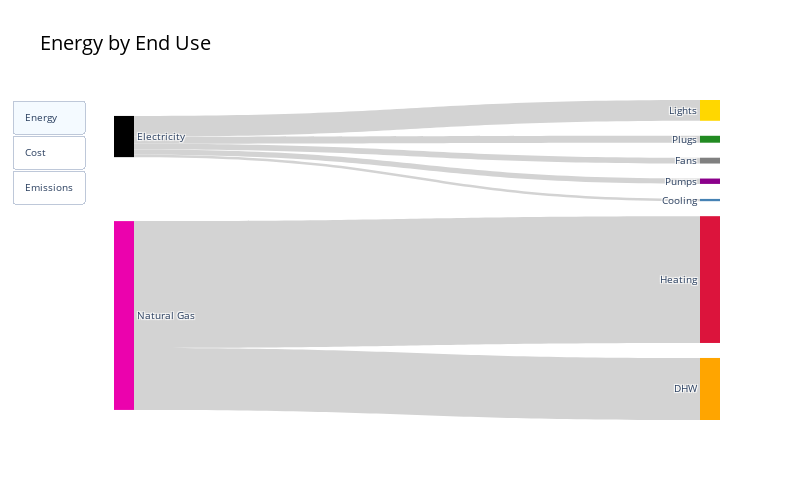

Notebook cell for this chart:
### Markdown cell above
#### Annual Breakdown by End Use

### Code cell
#annual sankey charts

import plotly.graph_objects as go
from plotly.subplots import make_subplots
import plotly.offline as offline
offline.init_notebook_mode(connected=True)

labels = ['Electricity', 'Natural Gas']
labels.extend(list(df.columns.values))
colours = ['#000000','#eb02ad']
colours.extend(['gold', 'forestgreen', 'darkmagenta', 'grey', 'orange', 'crimson', 'steelblue','darkgrey'])

sources = [0,0,0,0,0,0,0,1,1,1,1,1,1,1]
targets = [2,3,4,5,6,7,8,2,3,4,5,6,7,8]

#energy
elec_energy_values = df.loc['electricity'].sum()
gas_energy_values  = df.loc['natural_gas'].sum()
energy_values = []
energy_values.extend(elec_energy_values)
energy_values.extend(gas_energy_values)

#cost
elec_cost_values = elec_energy_values * data['building_profiles'][0]['elec_rate']
gas_cost_values  = gas_energy_values  * data['building_profiles'][0]['gas_rate']
cost_values = []
cost_values.extend(elec_cost_values)
cost_values.extend(gas_cost_values)

#carbon
elec_carbon_values = elec_energy_values * (elec3/(elec*data['base_building_state']['data_points']['gross_floor_area']))
gas_carbon_values  = gas_energy_values * 0.18
carbon_values = []
carbon_values.extend(elec_carbon_values)
carbon_values.extend(gas_carbon_values)

sankey_data = [go.Sankey(node = dict(pad=15, thickness=20, line=dict(width=0.0), label=labels, color=colours),
                  link = dict(source = sources,target = targets,value  = energy_values,color  = "lightgrey"),visible=True),
        go.Sankey(node = dict(pad=15, thickness=20, line=dict(width=0.0), label=labels, color=colours),
                  link = dict(source = sources,target = targets,value  = cost_values,color  = "lightgrey"),visible=False),
        go.Sankey(node = dict(pad=15, thickness=20, line=dict(width=0.0), label=labels, color=colours),
                  link = dict(source = sources,target = targets,value  = carbon_values,color  = "lightgrey"),visible=False)]

updatemenus = [dict(type='buttons',buttons=
            [dict(label='Energy'   ,method='update',args=[{'visible': [True, False, False]},{'title': 'Energy by End Use'}]),
             dict(label='Cost'     ,method='update',args=[{'visible': [False, True, False]},{'title': 'Cost by End Use'}]),
             dict(label='Emissions',method='update',args=[{'visible': [False, False, True]},{'title': 'Emissions by End Use'}])]
             )]

layout = go.Layout(updatemenus=updatemenus, title = dict(text='Energy by End Use',font=dict(color='black',size=20)), font = dict(size = 10))
fig    = go.Figure(data=sankey_data, layout=layout)
fig.update_layout(width=800,height=500)
offline.iplot(fig)

### Figure 1 — Plotly figure (JSON) as saved in the notebook; plotly's stock layout.template omitted (floating-point values rounded to 4 significant figures)
{"data": [{"link": {"color": "lightgrey", "source": [0, 0, 0, 0, 0, 0, 0, 1, 1, 1, 1, 1, 1, 1], "target": [2, 3, 4, 5, 6, 7, 8, 2, 3, 4, 5, 6, 7, 8], "value": [27.5, 9.16, 7.106, 7.715, 0, 0, 3.005, 0, 0, 0, 0, 82.08, 167.8, 0]}, "node": {"color": ["#000000", "#eb02ad", "gold", "forestgreen", "darkmagenta", "grey", "orange", "crimson", "steelblue", "darkgrey"], "label": ["Electricity", "Natural Gas", "Lights", "Plugs", "Pumps", "Fans", "DHW", "Heating", "Cooling"], "line": {"width": 0}, "pad": 15, "thickness": 20}, "type": "sankey", "visible": true}, {"link": {"color": "lightgrey", "source": [0, 0, 0, 0, 0, 0, 0, 1, 1, 1, 1, 1, 1, 1], "target": [2, 3, 4, 5, 6, 7, 8, 2, 3, 4, 5, 6, 7, 8], "value": [5.226, 1.74, 1.35, 1.466, 0, 0, 0.5709, 0, 0, 0, 0, 3.472, 7.096, 0]}, "node": {"color": ["#000000", "#eb02ad", "gold", "forestgreen", "darkmagenta", "grey", "orange", "crimson", "steelblue", "darkgrey"], "label": ["Electricity", "Natural Gas", "Lights", "Plugs", "Pumps", "Fans", "DHW", "Heating", "Cooling"], "line": {"width": 0}, "pad": 15, "thickness": 20}, "type": "sankey", "visible": false}, {"link": {"color": "lightgrey", "source": [0, 0, 0, 0, 0, 0, 0, 1, 1, 1, 1, 1, 1, 1], "target": [2, 3, 4, 5, 6, 7, 8, 2, 3, 4, 5, 6, 7, 8], "value": [13.49, 4.492, 3.485, 3.783, 0, 0, 1.473, 0, 0, 0, 0, 14.77, 30.2, 0]}, "node": {"color": ["#000000", "#eb02ad", "gold", "forestgreen", "darkmagenta", "grey", "orange", "crimson", "steelblue", "darkgrey"], "label": ["Electricity", "Natural Gas", "Lights", "Plugs", "Pumps", "Fans", "DHW", "Heating", "Cooling"], "line": {"width": 0}, "pad": 15, "thickness": 20}, "type": "sankey", "visible": false}], "layout": {"font": {"size": 10}, "height": 500, "title": {"font": {"color": "black", "size": 20}, "text": "Energy by End Use"}, "updatemenus": [{"buttons": [{"args": [{"visible": [true, false, false]}, {"title": "Energy by End Use"}], "label": "Energy", "method": "update"}, {"args": [{"visible": [false, true, false]}, {"title": "Cost by End Use"}], "label": "Cost", "method": "update"}, {"args": [{"visible": [false, false, true]}, {"title": "Emissions by End Use"}], "label": "Emissions", "method": "update"}], "type": "buttons"}], "width": 800}}
